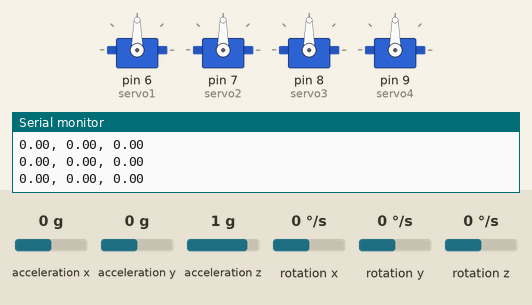
This sketch was run on a simulated Arduino Uno, built with avr-gcc and run on an emulated ATmega328P. Parts: 4 × servo, the last lines printed to the serial monitor. The test bench sets the inputs (shaded band); at power-on: acceleration x 0 g, rotation z 0 °/s, acceleration y 0 g, acceleration z 1 g, rotation x 0 °/s, rotation y 0 °/s.

Above: at 7.2 s.
7.3 s: acceleration x set to 1.4 g
At 7.77 s:
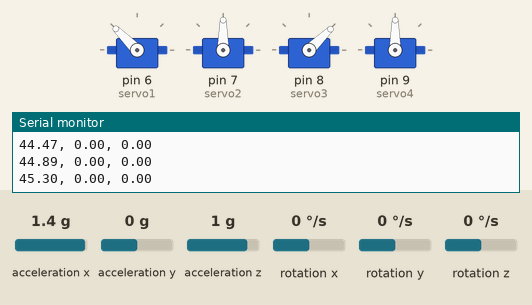
At 9.0 s:
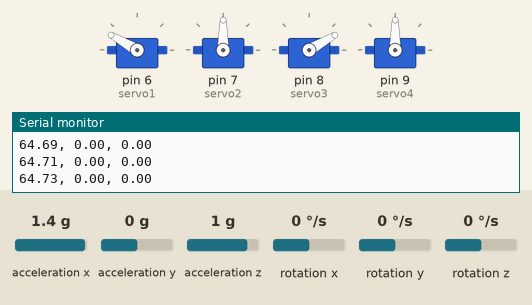
10.3 s: rotation z set to 100 °/s
At 10.95 s:
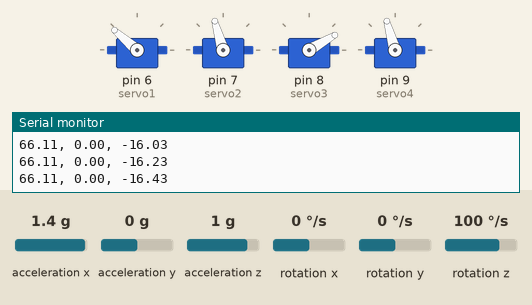
13.3 s: acceleration y set to -1.4 g
16.3 s: acceleration z set to -1.4 g
19.3 s: rotation x set to -192 °/s
Timing chart, 0 to 25.1 s (numbered marks = the images above; inputs shaded):
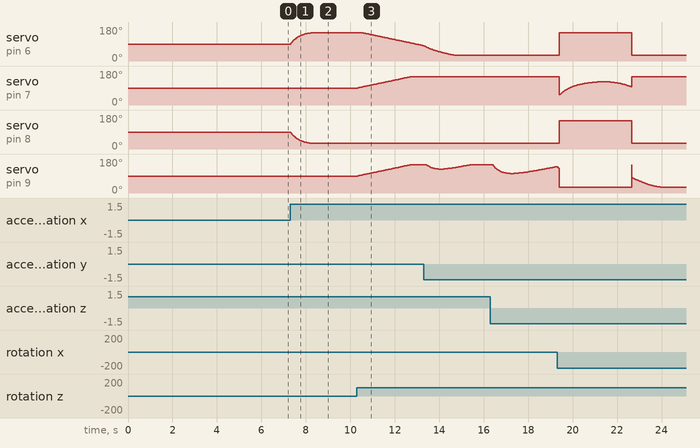

The sketch:

Controller.ino
```cpp
#include <MPU6050.h>
#include <Servo.h>
#include <MadgwickAHRS.h>

MPU6050 mpu;
Madgwick filter; // Madgwick instance

Servo servo1, servo2, servo3, servo4;

// MPU raw data
int16_t ax, ay, az;
int16_t gx, gy, gz;

// Complementary filter for roll and pitch
float alpha = 0.98; // Tune for complementary filter
float rollComp = 0, pitchComp = 0;
float prevRoll = 0, prevPitch = 0;

// Madwick filter for yaw
const float beta = 600;  // Tune for Madgwick filter
float yawMadg = 0;

// Sampling, 200 Hz
const float dt = 0.005;  // Loop period (s)

// PID variables
float Kp = 1.2, Ki = 0.007, Kd = 0.008;

// Other variables
float servo1Angle = 90, servo2Angle = 90, servo3Angle = 90, servo4Angle = 90;
float gyroBias[3] = {0, 0, 0};
float targetPitch = 0, targetRoll = 0, targetYaw = 180;
float errorPitch = 0, prevErrorPitch = 0, integralPitch = 0, derivativePitch = 0;
float errorRoll = 0, prevErrorRoll = 0, integralRoll = 0, derivativeRoll = 0;
float errorYaw = 0, prevErrorYaw = 0, integralYaw = 0, derivativeYaw = 0;

float rollOffset = 0, pitchOffset = 0, yawOffset = 0;

void setup() {
  Wire.begin();
  mpu.initialize();

  if (!mpu.testConnection()) {
    Serial.println("MPU connection failed!");
    while (1);
  }

  Serial.begin(115200);

  // Calibrate Gyroscope
  calibrateGyroscope();

  // Initialize Madgwick filter
  filter.begin(beta);

  // Capture initial orientation for offsets
  for (int i = 0; i < 100; i++) {
    mpu.getMotion6(&ax, &ay, &az, &gx, &gy, &gz);

    // Convert accelerometer data to g's
    float axG = ax / 16384.0, ayG = ay / 16384.0, azG = az / 16384.0;

    // Convert gyroscope data to deg/s
    float gxDPS = (gx / 131.0) - gyroBias[0];
    float gyDPS = (gy / 131.0) - gyroBias[1];
    float gzDPS = (gz / 131.0) - gyroBias[2];

    // Update filter
    filter.updateIMU(gxDPS, gyDPS, gzDPS, axG, ayG, azG);

    // Accumulate offsets
    rollOffset += atan2(ayG, azG) * 180.0 / PI;
    pitchOffset += atan2(-axG, sqrt(ayG * ayG + azG * azG)) * 180.0 / PI;
    yawOffset += filter.getYaw();

    delay(5); // Small delay for sampling
  }

  // Average offsets
  rollOffset /= 100.0;
  pitchOffset /= 100.0;
  yawOffset /= 100.0;

  Serial.println("Offsets calculated:");
  Serial.print("Roll Offset: "); Serial.println(rollOffset);
  Serial.print("Pitch Offset: "); Serial.println(pitchOffset);
  Serial.print("Yaw Offset: "); Serial.println(yawOffset);

  // Initialize servos
  servo1.attach(6);
  servo2.attach(7);
  servo3.attach(8);
  servo4.attach(9);

  // Set to neutral
  servo1.write(90);
  servo2.write(90);
  servo3.write(90);
  servo4.write(90);

  delay(1000);
}

void calibrateGyroscope() {
  const int numSamples = 1000; // Number of samples for averaging
  long gxSum = 0, gySum = 0, gzSum = 0;

  Serial.println("Calibrating gyroscope... Do not move the controller.");
  for (int i = 0; i < numSamples; i++) {
    mpu.getRotation(&gx, &gy, &gz);

    gxSum += gx;
    gySum += gy;
    gzSum += gz;

    delay(2); // Very slight delay between samples
  }

  // Calculate average bias
  gyroBias[0] = gxSum / (float)numSamples / 131.0; // Convert to deg/s
  gyroBias[1] = gySum / (float)numSamples / 131.0;
  gyroBias[2] = gzSum / (float)numSamples / 131.0;
  Serial.println("All set!");
}

float normalizeAngle(float angle) {
    while (angle > 180) angle -= 360;
    while (angle < -180) angle += 360;
    return angle;
}

void loop() {
  mpu.getMotion6(&ax, &ay, &az, &gx, &gy, &gz);

  // Convert accelerometer data to g's
  float axG = ax / 16384.0, ayG = ay / 16384.0, azG = az / 16384.0;

  // Convert gyroscope data to deg/s and apply bias correction
  float gxDPS = (gx / 131.0) - gyroBias[0], gyDPS = (gy / 131.0) - gyroBias[1], gzDPS = (gz / 131.0) - gyroBias[2];

  // Calculate roll and pitch from accelerometer data
  float rollAccel = atan2(ayG, azG) * 180.0 / PI - rollOffset;
  float pitchAccel = atan2(-axG, sqrt(ayG * ayG + azG * azG)) * 180.0 / PI - pitchOffset;

  // Update Madgwick filter
  filter.updateIMU(gxDPS, gyDPS, gzDPS, axG, ayG, azG);
  yawMadg = filter.getYaw() - yawOffset;
  yawMadg = normalizeAngle(yawMadg);

  // Apply complementary filter for roll and pitch
  rollComp = alpha * (prevRoll + gxDPS * dt) + (1 - alpha) * rollAccel;
  pitchComp = alpha * (prevPitch + gyDPS * dt) + (1 - alpha) * pitchAccel;

  // Update previous values for the next loop
  prevRoll = rollComp;
  prevPitch = pitchComp;

  // Retrieve the calculated orientation angles from Madgwick
  yawMadg = filter.getYaw();

  // Use the filtered roll and pitch for PID calculations
  errorPitch = targetPitch - pitchComp;
  integralPitch += errorPitch * dt;
  derivativePitch = (errorPitch - prevErrorPitch) / dt;
  prevErrorPitch = errorPitch;
  float pitchOutput = Kp * errorPitch + Ki * integralPitch + Kd * derivativePitch;

  errorRoll = targetRoll - rollComp;
  integralRoll += errorRoll * dt;
  derivativeRoll = (errorRoll - prevErrorRoll) / dt;
  prevErrorRoll = errorRoll;
  float rollOutput = Kp * errorRoll + Ki * integralRoll + Kd * derivativeRoll;

  errorYaw = targetYaw - yawMadg;
  integralYaw += errorYaw * dt;
  derivativeYaw = (errorYaw - prevErrorYaw) / dt;
  prevErrorYaw = errorYaw;
  float yawOutput = Kp * errorYaw + Ki * integralYaw + Kd * derivativeYaw;

  // Anti-windup
  integralYaw = constrain(integralYaw, -50, 50);

  // Map PID outputs to servo angles
  servo1Angle = constrain(90 + pitchOutput + yawOutput, 30, 150);
  servo2Angle = constrain(90 + rollOutput - yawOutput, 30, 150);
  servo3Angle = constrain(90 - pitchOutput + yawOutput, 30, 150);
  servo4Angle = constrain(90 - rollOutput - yawOutput, 30, 150);

  // Update servos at a fixed rate
  static unsigned long lastUpdate = 0;
  if (millis() - lastUpdate >= 20) { // 50 Hz update rate
    servo1.write(servo1Angle);
    servo2.write(servo2Angle);
    servo3.write(servo3Angle);
    servo4.write(servo4Angle);

    // Debug
    // Serial.print(servo1Angle);
    // Serial.print(", "); Serial.print(servo2Angle);
    // Serial.print(", "); Serial.print(servo3Angle);
    // Serial.print(", "); Serial.println(servo4Angle);

    Serial.print(pitchOutput); Serial.print(", ");
    Serial.print(rollOutput); Serial.print(", ");
    Serial.println(yawOutput);

    // Serial.print("Error Yaw: "); Serial.println(errorYaw);
    // Serial.print("Integral Yaw: "); Serial.println(integralYaw);
    // Serial.print("Derivative Yaw: "); Serial.println(derivativeYaw);
    // Serial.print("Yaw Output: "); Serial.println(yawOutput);
  }

  // Serial input for PID tuning
  if (Serial.available()) {
    char command = Serial.read();
    if (command == 'P') Kp += 0.1; // Increase Kp
    else if (command == 'p') Kp -= 0.1; // Decrease Kp
    else if (command == 'I') Ki += 0.001; // Increase Ki
    else if (command == 'i') Ki -= 0.001; // Decrease Ki
    else if (command == 'D') Kd += 0.01; // Increase Kd
    else if (command == 'd') Kd -= 0.01; // Decrease Kd
    else if (command == '?') printPIDValues(); // Print PID values

    // Clamp
    Kp = constrain(Kp, 0, 10);
    Ki = constrain(Ki, 0, 1);
    Kd = constrain(Kd, 0, 1);
  }
}

// Function to print PID values
void printPIDValues() {
  Serial.print("Kp: "); Serial.print(Kp, 3);
  Serial.print(", Ki: "); Serial.print(Ki, 5);
  Serial.print(", Kd: "); Serial.println(Kd, 5);
}
```

Measured:
- after the input at 7.3 s, servo on pin 6 (servo1): moves from 90° to 150° over 0.98 s, starting at once; servo on pin 8 (servo3): moves from 90° to 30° over 0.91 s, starting at once
- after the input at 10.3 s, servo on pin 6 (servo1): moves from 150° to 81° over 2.8 s, starting after 0.23 s; servo on pin 7 (servo2), servo on pin 9 (servo4): moves from 90° to 150° over 2.4 s, starting at once
